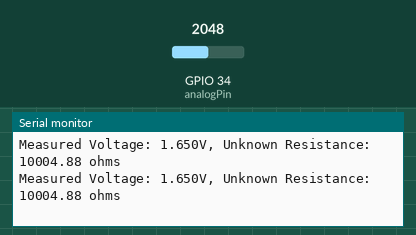
Recording of a sketch running on a simulated ESP32. Shown: the last lines printed to the serial monitor. Inputs (shaded band) come from the test bench; at power-on: GPIO 34 (analogPin) = 2048 (analog values on the 0–4095 scale).

Above: at 1.8 s.
1.9 s: GPIO 34 (analogPin) set to 4095
At 2.7 s:
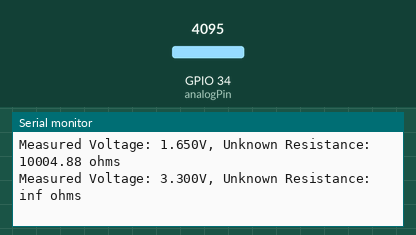
4.5 s: GPIO 34 (analogPin) set to 3603
At 5.8 s:
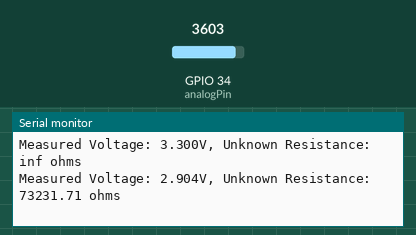

The sketch:

Resistance_Checker.ino
```cpp
int analogPin = 34;
float R_known = 10000.0;
float V_supply = 3.3;

void setup()
{
  Serial.begin(115200);
  analogReadResolution(12);
}

void loop()
{
  int adcValue = analogRead(analogPin);
  float V_measured = adcValue * (V_supply / 4095.0);

  float R_unknown = R_known * ((V_measured / V_supply) / (1 - (V_measured / V_supply)));

  Serial.print("Measured Voltage: ");
  Serial.print(V_measured, 3);
  Serial.print("V, Unknown Resistance: ");
  Serial.print(R_unknown);
  Serial.println(" ohms");

  delay(1000);
}
```

Measured:
- after the input at 1.9 s, the serial monitor: prints a new line after 0.10 s (image 1)
- after the input at 4.5 s, the serial monitor: prints a new line after 0.50 s (image 2)
